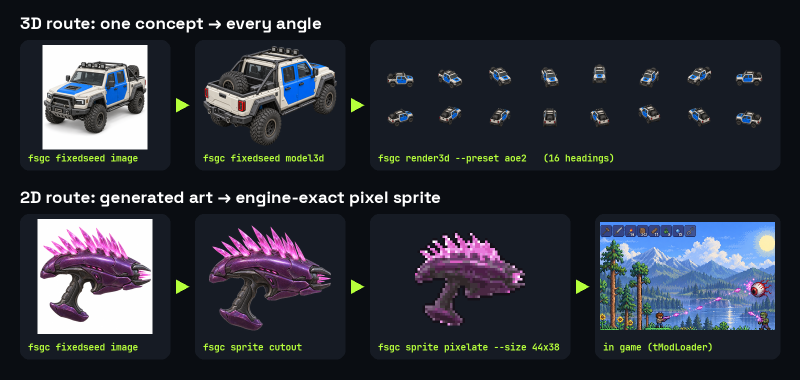
#> input picture docs/media/pipeline.png, 1600 x 760 px (shown at 1/2 size)
$ python -i fixedseed_mcp.py   (imports and definitions only)
#> lines starting #> are read from the running program, lines starting #| are printed output that depends on the picture
"""FixedSeed MCP server on stdio: the `fsgc fixedseed` client as MCP tools, for agents that prefer tools to a shell.

    fsgc fixedseed mcp        # what .mcp.json, .cursor/mcp.json, .vscode/mcp.json, .codex/config.toml and
                            # gemini-extension.json launch; reads FIXEDSEED_KEY (and FIXEDSEED_API) from the env

Tools: search_models, get_model, upload_file, estimate, generate, generate_batch, get_request, get_balance,
passthrough. `generate` uploads local files named in *_url / *_urls inputs, queues the request, waits (up to
timeout_seconds), downloads every output into out_dir and logs it to fixedseed_manifest.jsonl, the same as the CLI;
results come back with absolute paths and small previews the agent can see (images, an archive's preview, video
keyframes, an audio waveform). Long jobs come back as a request_id to finish with get_request. generate and
generate_batch keep a ledger in out_dir, so asking again for the same model, input and name within an hour (a client
that timed out, a retry) collects the earlier request instead of paying twice; generate_batch also refuses a plan
whose maximum cost is over its max_cents. An account runs its plan's number of requests at once: generate waits up to
45 s for a free slot and generate_batch starts the rest as slots free up. A request the API refuses (that limit, the
wallet, the key's spending limit) is never charged; the tool error names the limit with its numbers. `passthrough` plans two games running at once, one drawn inside the other (`fsgc
passthrough plan`; no key needed), and the `passthrough` prompt hands an agent that plan as a ready instruction:
clients that support MCP prompts show it as a slash command. Newline-delimited JSON-RPC 2.0, stdlib only; stdout
carries protocol messages only.
"""
from __future__ import annotations

import base64
import contextlib
import io
import json
import os
import shutil
import subprocess
import sys
import tempfile
import traceback

from game_changer import __version__
from game_changer import fixedseed as fs

PROTOCOLS = ("2025-06-18", "2025-03-26", "2024-11-05")

_STR = {"type": "string"}
TOOLS = [
    dict(name="search_models",
         description="Search FixedSeed's live model catalog (image, video, 3D, audio, text). Returns model ids to pass to "
                     "get_model and generate. An empty query lists everything of that kind.",
         inputSchema={"type": "object", "properties": {
             "query": {"type": "string", "description": "words to match, e.g. 'image to 3d', 'upscale', 'sound effect'"},
             "kind": {"type": "string", "enum": ["image", "video", "audio", "model", "archive", "text", "json"],
                      "description": "output kind; archive = a ZIP of several files (rigs, PBR sets, motion, SVG)"},
             "limit": {"type": "integer", "default": 20}}}),
    dict(name="get_model",
         description="Input schema, example input and pricing of one model. Read it before calling generate.",
         inputSchema={"type": "object", "required": ["model"], "properties": {"model": _STR}}),
    dict(name="upload_file",
         description="Upload a local file and return a private file_url to use in model inputs. generate already does this "
                     "for local paths in *_url / *_urls fields, so this is only needed for unusual fields.",
         inputSchema={"type": "object", "required": ["path"], "properties": {"path": _STR}}),
    dict(name="estimate",
         description="What a plan would cost before anything is spent: each model's typical (starting) and maximum charge "
                     "times its count, from the live catalog, and the wallet balance when a key is set. Use it before "
                     "3D, video, long music or any batch, and tell the user the range.",
         inputSchema={"type": "object", "required": ["items"], "properties": {
             "items": {"type": "array", "items": {"type": "object", "required": ["model"], "properties": {
                 "model": _STR, "n": {"type": "integer", "minimum": 1, "default": 1}}}}}}),
    dict(name="generate",
         description="Run a FixedSeed model and download its outputs (PNG, MP4, WAV, GLB...) into out_dir; ZIP results are "
                     "unpacked into out_dir/<name>/ with their folders. `input` follows the model's schema from "
                     "get_model; local file paths in *_url / *_urls fields are uploaded automatically. The result lists "
                     "absolute file paths and shows small previews. If the job outlasts timeout_seconds the result is a "
                     "request_id: call get_request later, or call generate again with the same model, input and name, "
                     "which collects that request instead of paying again (within an hour). For a new variation of "
                     "the same request, give a new name or fresh: true. An account runs only its plan's number of "
                     "requests at once: when all are in use generate waits up to 45 s for one, then fails with the "
                     "plan, the limit and how many are running. A request the API refuses (that limit, the wallet, "
                     "the key's spending limit) is never charged, and the error gives the numbers.",
         inputSchema={"type": "object", "required": ["model", "input"], "properties": {
             "model": {"type": "string", "description": "e.g. fixedseed/item-sprite, openai/gpt-image-2.5-sunburst"},
             "input": {"type": "object", "description": "model input, per get_model's input_schema"},
             "out_dir": {"type": "string", "default": "assets/gen"},
             "name": {"type": "string", "description": "output file stem (default: last part of the model id)"},
             "wait": {"type": "boolean", "default": True, "description": "false = queue and return the request_id at once"},
             "timeout_seconds": {"type": "integer", "default": 600},
             "fresh": {"type": "boolean", "default": False, "description": "submit anew even if this exact request ran in the last hour"},
             "max_cents": {"type": "integer", "description": "refuse if the model's maximum charge is over this (US cents)"}}}),
    dict(name="generate_batch",
         description="Run several requests at once (every sprite for a mod, a set of sound effects) under a spend cap: new "
                     "requests are refused when their maximum cost adds up to more than max_cents. The account runs "
                     "its plan's number of requests at once, so the rest start as slots free up. Files download into "
                     "out_dir as each finishes. Whatever is still running after timeout_seconds comes back as pending, "
                     "and what hasn't started as not_submitted, with `refused` saying which limit (and its numbers) "
                     "held it back; those are not charged. Call generate_batch again with the same jobs to continue: "
                     "requests from the last hour with the same model, input and name are collected, never paid twice.",
         inputSchema={"type": "object", "required": ["jobs", "max_cents"], "properties": {
             "jobs": {"type": "array", "minItems": 1, "maxItems": 50, "items": {
                 "type": "object", "required": ["model", "input"], "properties": {
                     "model": _STR, "input": {"type": "object"},
                     "name": {"type": "string", "description": "output file stem; unique within the batch"}}}},
             "max_cents": {"type": "integer", "minimum": 0, "description": "the most the new requests may cost, US cents"},
             "out_dir": {"type": "string", "default": "assets/gen"},
             "timeout_seconds": {"type": "integer", "default": 50, "description": "how long to wait before returning"},
             "fresh": {"type": "boolean", "default": False}}}),
    dict(name="get_request",
         description="Status of a request; when it has succeeded, download its outputs into out_dir.",
         inputSchema={"type": "object", "required": ["request_id"], "properties": {
             "request_id": _STR, "out_dir": {"type": "string", "default": "assets/gen"}, "name": _STR}}),
    dict(name="get_balance", description="The FixedSeed API wallet: spendable balance and pending holds, in US cents.",
         inputSchema={"type": "object", "properties": {}}),
    dict(name="passthrough",
         description="Plan a passthrough between two games: both run at once with a mod in each, one drawn inside the "
                     "other, with camera, collision and events crossing a local link. Fingerprints both games when "
                     "they're installed, stops at online-only games, picks the host (the game the player plays in), "
                     "lists what each engine offers, and returns the link contract, milestones with the proof each "
                     "needs, and prior field notes. Reads only; out_dir also writes PLAN.md and MODLOG.md there "
                     "(never replacing a file). Needs no FixedSeed key.",
         inputSchema={"type": "object", "required": ["game_a", "game_b"], "properties": {
             "game_a": {"type": "string", "description": "a game: its name (e.g. 'minecraft') or install folder"},
             "game_b": {"type": "string", "description": "the other game"},
             "host": {"type": "string", "description": "the game the player plays in (default: whichever hosts "
                                                       "better)"},
             "idea": {"type": "string", "description": "what should cross over, in one sentence"},
             "out_dir": {"type": "string", "description": "start the working folder here (PLAN.md, MODLOG.md)"}}}),
]

PROMPTS = [
    dict(name="passthrough", title="Passthrough two games",
         description="Plan and build a passthrough: two games running at once, one drawn inside the other.",
         arguments=[dict(name="game_a", description="a game (name or install folder)", required=True),
                    dict(name="game_b", description="the other game", required=True),
                    dict(name="idea", description="what should cross over, in one sentence", required=False)]),
]


# [7 lines left out: function _absolute, not called in this run]


SLOT_WAIT = 45   # seconds generate waits for a free slot before reporting the account's limit


class ToolError(Exception):
    """A tool failure whose message is the whole answer (no exception name in front)."""


# [58 lines left out: functions _generate, _generate_batch, _estimate, _get_request, not called in this run]


def _get_model(a: dict) -> dict:
    return {**fs.schema(a["model"]), **fs.price(a["model"])}


# [8 lines left out: function _passthrough, not called in this run]


HANDLERS = {
    "search_models": lambda a: fs.search(a.get("query") or "", a.get("kind"), int(a.get("limit") or 20)),
    "get_model": _get_model,
    "upload_file": lambda a: {"file_url": fs.upload(a["path"])},
    "estimate": _estimate,
    "generate": _generate,
    "generate_batch": _generate_batch,
    "get_request": _get_request,
    "get_balance": lambda a: fs.balance(),
    "passthrough": _passthrough,
}


# [12 lines left out: function get_prompt, not called in this run]


PREVIEW_TOOLS = {"generate", "generate_batch", "get_request"}
PREVIEW_LIMIT = 4
PREVIEW_EDGE = 512


# [13 lines left out: functions _result_files, _png_block, not called in this run]


def _image_preview(path: str):
#> called with path = '../docs/media/pipeline.png'
    from PIL import Image

    with Image.open(path) as im:
#> im is the input picture: PIL image 1600x760 RGB; mean R, G, B 45.9, 49.5, 58.6
        im = im.convert("RGBA")
#> im: PIL image 1600x760 RGBA
        w, h = im.size
#> w = 1600; h = 760
        if max(w, h) < 160:                              # pixel art: enlarge with hard edges so every pixel shows
            k = max(1, 256 // max(w, h))
            im = im.resize((w * k, h * k), Image.NEAREST)
        elif max(w, h) > PREVIEW_EDGE:
            im.thumbnail((PREVIEW_EDGE, PREVIEW_EDGE), Image.LANCZOS)
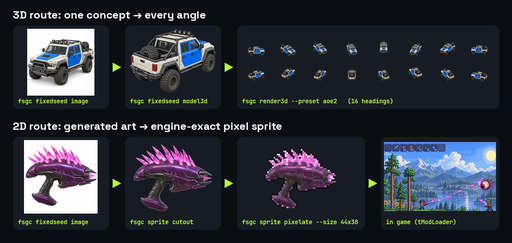
#> im: PIL image 512x243 RGBA; mean R, G, B, A 45.9, 49.4, 58.6, 255
        bg = Image.new("RGBA", im.size, (43, 45, 49, 255))   # transparency shows as dark grey
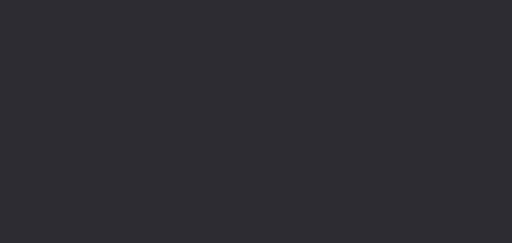
#> bg: PIL image 512x243 RGBA; mean R, G, B, A 43, 45, 49, 255
        bg.alpha_composite(im)
        return bg.convert("RGB")


# [168 lines left out: functions _video_preview, _audio_preview, previews, call_tool, handle, serve, not called in this run]


# [2 lines not run here, left out]

>>> result = _image_preview('../docs/media/pipeline.png')
